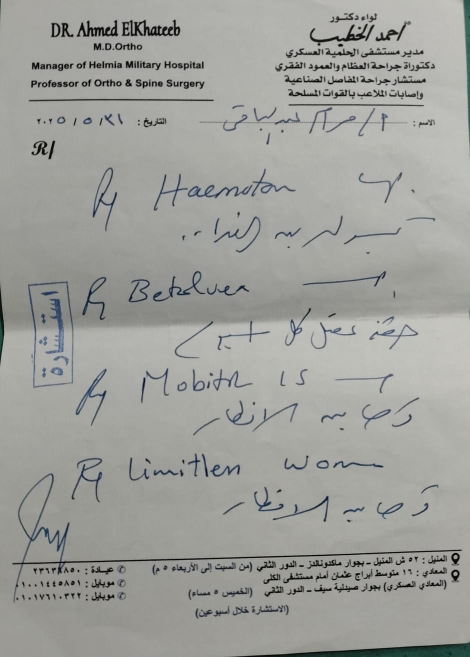
#> input picture data/images/AhmedElKhateeb.jpeg, 940 x 1314 px (shown at 1/2 size)
$ python -i orientation.py   (imports and definitions only)
#> lines starting #> are read from the running program, lines starting #| are printed output that depends on the picture; after the words box and inside, x2 and y2 are one past the last pixel; in counts of white or black regions, pixels touching at a corner belong together
"""Detect pages that were photographed or scanned sideways.

Text lines produce strong row-wise ink peaks when the page is upright. When the
page is turned 90 degrees the peaks move to the columns. Comparing the two tells
us whether a quarter turn is needed. Which way to turn (and whether the page is
upside down) cannot be known from ink geometry alone, so this module reports
the ambiguity and lets the caller break the tie, for example with recognition
confidence.
"""

from __future__ import annotations

from dataclasses import dataclass, field

import cv2
import numpy as np

_ANALYSIS_SIDE = 1000


@dataclass
class OrientationResult:
    k90: int  # counter-clockwise quarter turns to apply (0 or 1 by default)
    needs_rotation: bool
    ambiguous: bool  # a quarter turn is needed but clockwise vs counter-clockwise is a guess
    horizontal_score: float
    vertical_score: float
    notes: list[str] = field(default_factory=list)


def rotate_k90(image: np.ndarray, k: int) -> np.ndarray:
    """Rotate counter-clockwise by k quarter turns."""
    return np.ascontiguousarray(np.rot90(image, k % 4))


# [7 lines left out: function undo_rot90_point, not called in this run]


def detect_orientation(gray: np.ndarray, ratio: float = 1.5) -> OrientationResult:
    """Decide whether the text runs along rows (upright) or along columns (sideways).

    Text lines make the ink profile alternate between line and gap. That structure
    is measured inside the occupied text block only (margins and empty halves of a
    page say nothing about line direction) and after compensating for tilt, so a
    slightly rotated page is not mistaken for a sideways one.
    """
    binary = _ink(gray)
    if binary is None:
        return OrientationResult(0, False, False, 0.0, 0.0, ["too little ink to judge orientation"])
    horizontal = _line_structure(binary)
    vertical = _line_structure(np.ascontiguousarray(binary.T))
    if vertical > ratio * max(horizontal, 1e-9):
        return OrientationResult(
            k90=1,
            needs_rotation=True,
            ambiguous=True,
            horizontal_score=horizontal,
            vertical_score=vertical,
            notes=[
                "text lines run vertically; page looks turned by 90 degrees. "
                "Direction (clockwise or counter-clockwise) is a guess without a recognizer score."
            ],
        )
    return OrientationResult(0, False, False, horizontal, vertical)


_TILT_ANGLES = tuple(range(-24, 25, 3))


def _line_structure(binary: np.ndarray) -> float:
    """Best row-profile line structure over small tilts (higher = clearer horizontal lines)."""
    height, width = binary.shape
    center = (width / 2.0, height / 2.0)
    best = 0.0
    for angle in _TILT_ANGLES:
        if angle == 0:
            rotated = binary
        else:
            matrix = cv2.getRotationMatrix2D(center, angle, 1.0)
            rotated = cv2.warpAffine(binary, matrix, (width, height), flags=cv2.INTER_NEAREST)
        best = max(best, _block_peakiness(rotated.sum(axis=1)))
    return best


def _block_peakiness(profile: np.ndarray) -> float:
    """Squared coefficient of variation of the profile inside the occupied span."""
    peak = float(profile.max())
    if peak <= 0:
        return 0.0
    occupied = np.nonzero(profile > 0.02 * peak)[0]
    if len(occupied) < 8:
        return 0.0
    block = profile[occupied[0] : occupied[-1] + 1]
    mean = float(block.mean())
    return float(block.var() / (mean * mean)) if mean > 0 else 0.0


def _ink(gray: np.ndarray) -> np.ndarray | None:
    small = gray
    longest = max(gray.shape[:2])
    if longest > _ANALYSIS_SIDE:
        factor = _ANALYSIS_SIDE / longest
        small = cv2.resize(gray, (max(1, int(gray.shape[1] * factor)), max(1, int(gray.shape[0] * factor))), interpolation=cv2.INTER_AREA)
    blurred = cv2.GaussianBlur(small, (3, 3), 0)
    _threshold, binary = cv2.threshold(blurred, 0, 255, cv2.THRESH_BINARY_INV + cv2.THRESH_OTSU)
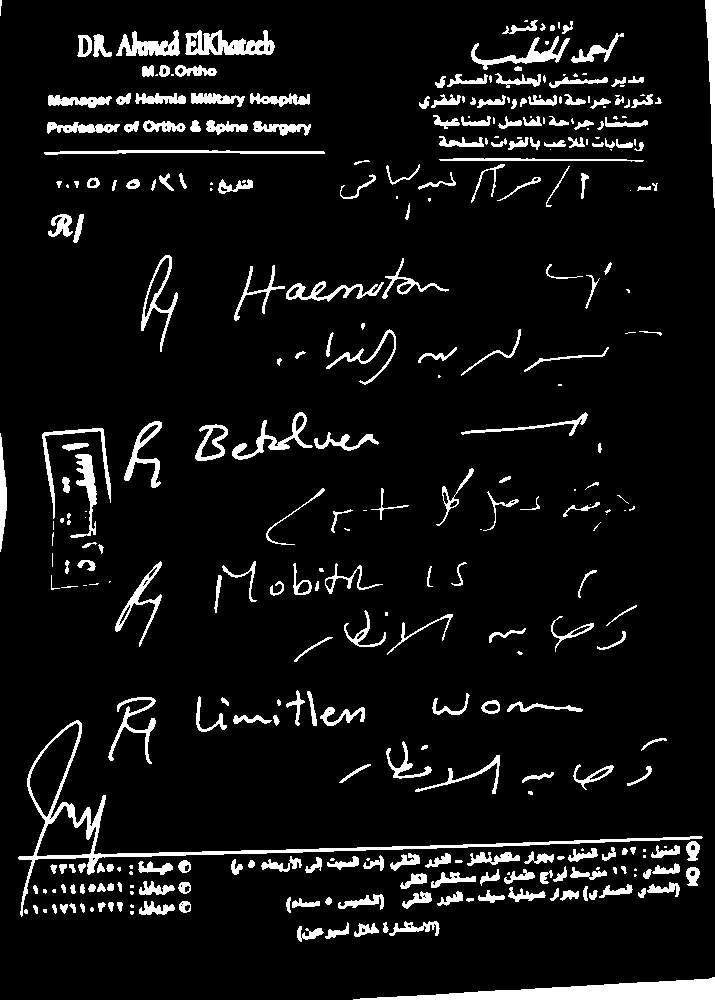
#> binary: shape (1000, 715); 7.4% white; 342 white regions (93 under 20 px), largest, box (x1, y1, x2, y2) and area: (18, 720, 703, 917) 4147, (353, 977, 715, 1000) 4143, (185, 30, 275, 55) 1302
    ink = (binary > 0).astype(np.uint8)
    if int(ink.sum()) < 40:
        return None
    return ink

>>> import cv2
>>> picture = cv2.imread('../data/images/AhmedElKhateeb.jpeg', cv2.IMREAD_GRAYSCALE)
>>> result = detect_orientation(picture)
#> the loop in _line_structure, `for angle in _TILT_ANGLES:` made 17 passes
#> (peak in _block_peakiness, mean in _block_peakiness, best) on passes 1 to 8: (104, 41.75, 0.209), (108, 42.61, 0.24), (121, 43.71, 0.304), (136, 44.92, 0.389), (138, 46.05, 0.45), (175, 46.81, 0.582), (191, 47.69, 0.776), (362, 49.55, 1.27)
#> pass 1, in _line_structure, `rotated = cv2.warpAffine(binary, matrix, (width, height), flags=cv2.IN..`:
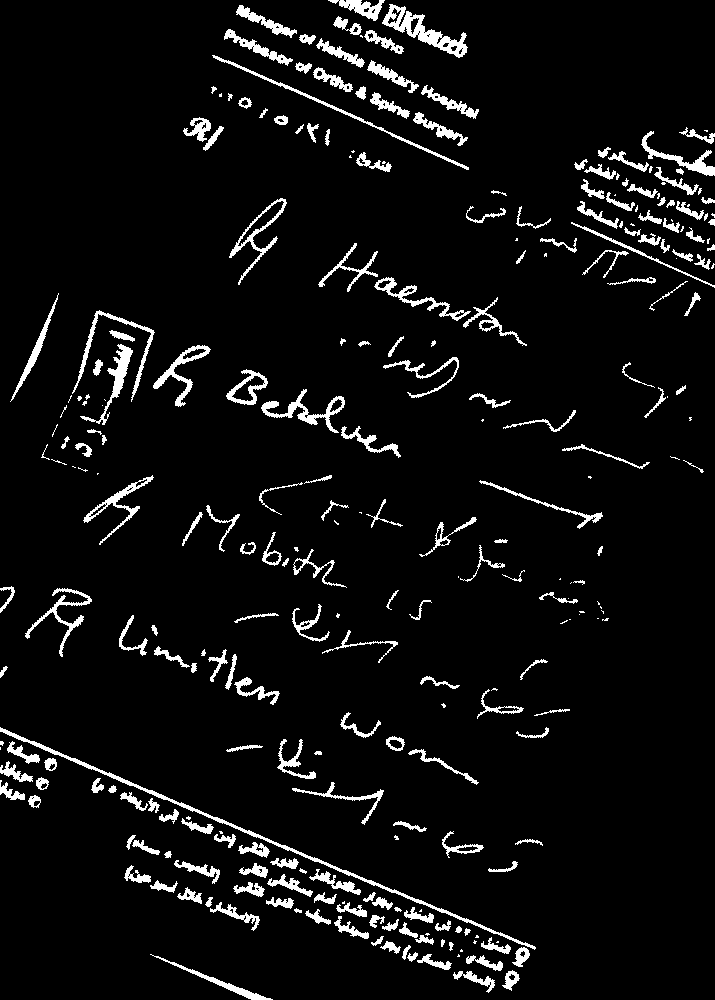
#> rotated: shape (1000, 715); values 0 (black) and 1 (white), 5.8% white; 279 white regions (72 under 20 px), largest, box (x1, y1, x2, y2) and area: (0, 727, 536, 950) 1930, (382, 4, 468, 58) 1304, (261, 389, 345, 433) 854
#> in detect_orientation, `horizontal = _line_structure(binary)`: horizontal = 1.5
#> the loop in _line_structure (call 2), `for angle in _TILT_ANGLES:` made 17 passes
#> (peak in _block_peakiness, mean in _block_peakiness, best) on passes 1 to 8: (129, 59.54, 0.145), (189, 61.44, 0.145), (140, 63.43, 0.145), (181, 65.54, 0.145), (172, 67.44, 0.145), (177, 69.45, 0.149), (176, 71.1, 0.149), (168, 72.51, 0.157)
#> pass 1, in _line_structure (call 2), `rotated = cv2.warpAffine(binary, matrix, (width, height), flags=cv2.IN..`:
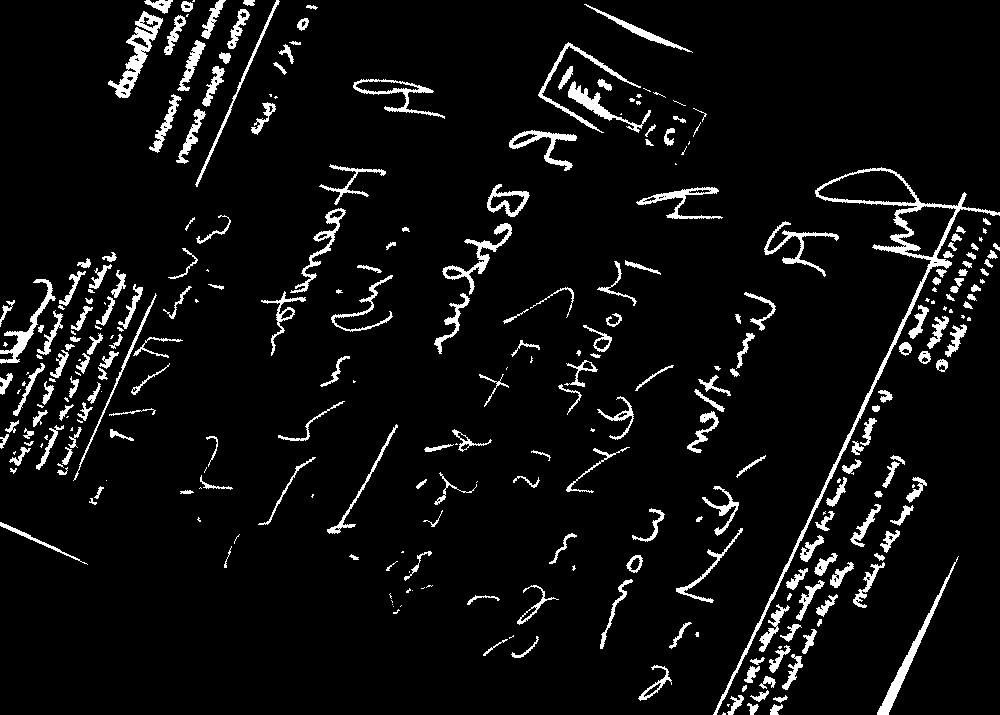
#> rotated: shape (715, 1000); values 0 (black) and 1 (white), 6% white; 303 white regions (85 under 20 px), largest, box (x1, y1, x2, y2) and area: (713, 167, 1000, 715) 3783, (108, 11, 163, 98) 1305, (877, 556, 959, 715) 1076
#> pass 3, in _line_structure (call 2), `rotated = cv2.warpAffine(binary, matrix, (width, height), flags=cv2.IN..`:
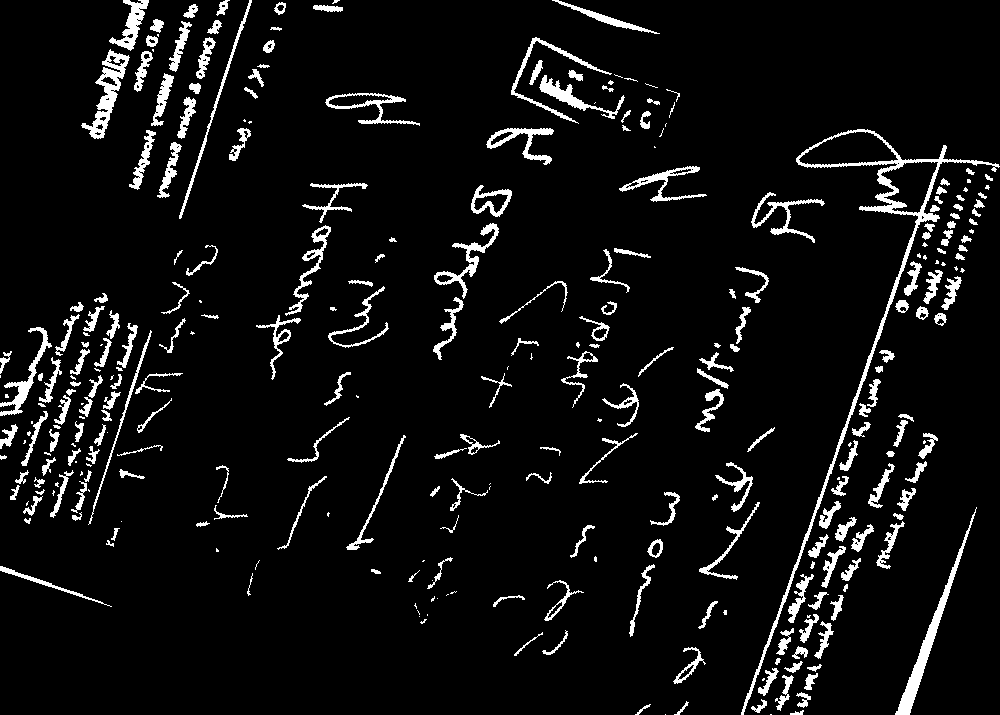
#> rotated: shape (715, 1000); values 0 (black) and 1 (white), 6.3% white; 309 white regions (80 under 20 px), largest, box (x1, y1, x2, y2) and area: (741, 129, 1000, 715) 3940, (895, 507, 977, 715) 1620, (81, 49, 130, 139) 1307
#> after the loop in _line_structure (call 2), `for angle in _TILT_ANGLES:`:
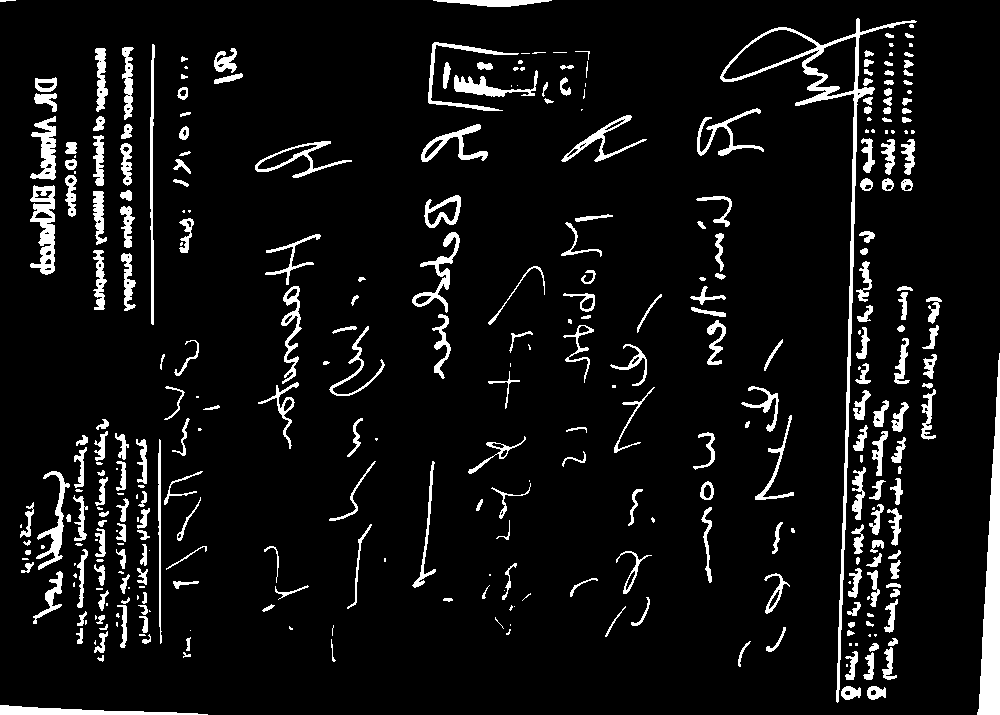
#> binary: shape (715, 1000); values 0 (black) and 1 (white), 7.4% white; 342 white regions (93 under 20 px), largest, box (x1, y1, x2, y2) and area: (720, 18, 917, 703) 4147, (977, 353, 1000, 715) 4143, (30, 185, 55, 275) 1302
#> in detect_orientation, `vertical = _line_structure(np.ascontiguousarray(binary.T))`: vertical = 0.215

$ run again, on data/images/DR_ElKhateeb.jpeg
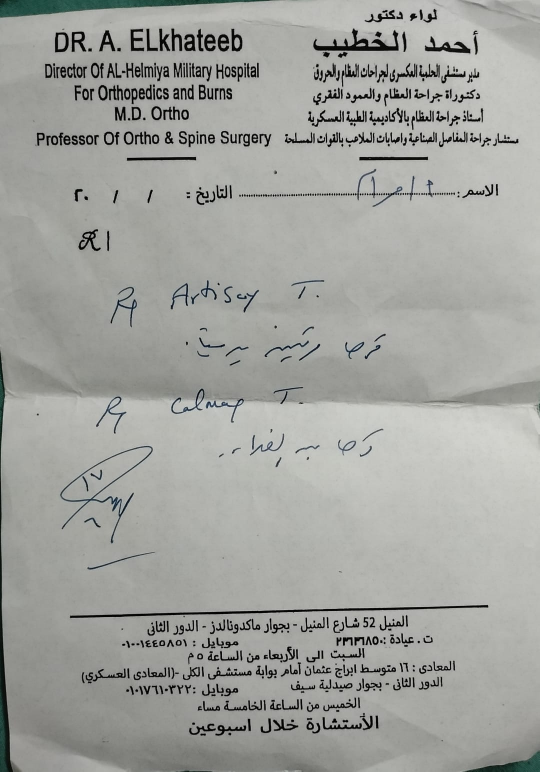
#> input picture data/images/DR_ElKhateeb.jpeg, 1079 x 1543 px (shown at 1/2 size)
#> in _ink, `_threshold, binary = cv2.threshold(blurred, 0, 255, cv2.THRESH_BINARY_..`:
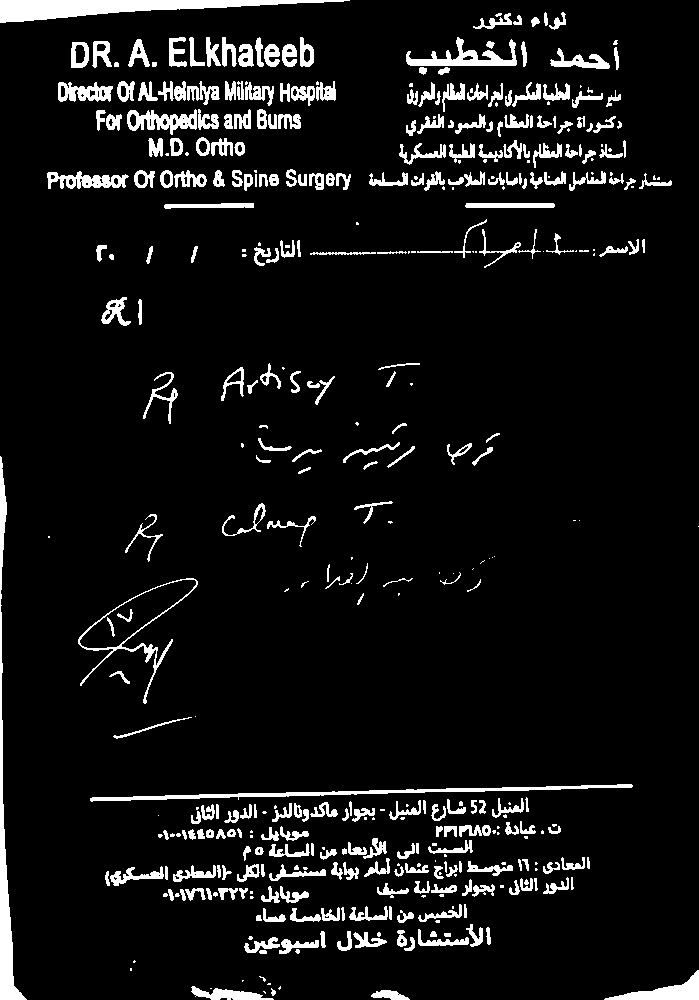
#> binary: shape (1000, 699); 7.4% white; 425 white regions (124 under 20 px), largest, box (x1, y1, x2, y2) and area: (0, 0, 350, 23) 3711, (0, 456, 27, 1000) 2927, (90, 784, 633, 802) 2016
#> the loop in _line_structure, `for angle in _TILT_ANGLES:` made 17 passes
#> (peak in _block_peakiness, mean in _block_peakiness, best) on passes 1 to 8: (124, 42.46, 0.495), (145, 42.73, 0.6), (164, 43.38, 0.68), (153, 43.87, 0.755), (175, 44.28, 0.838), (177, 44.48, 0.915), (211, 44.52, 1.11), (341, 45.23, 1.4)
#> horizontal = 2.09
#> the loop in _line_structure (call 2), `for angle in _TILT_ANGLES:` made 17 passes
#> (peak in _block_peakiness, mean in _block_peakiness, best) on passes 1 to 8: (118, 60.39, 0.145), (126, 61.74, 0.172), (123, 63.23, 0.19), (130, 64.84, 0.205), (153, 67.48, 0.205), (135, 68.13, 0.224), (151, 69.68, 0.233), (143, 71.49, 0.233)
#> after the loop in _line_structure (call 2), `for angle in _TILT_ANGLES:`:
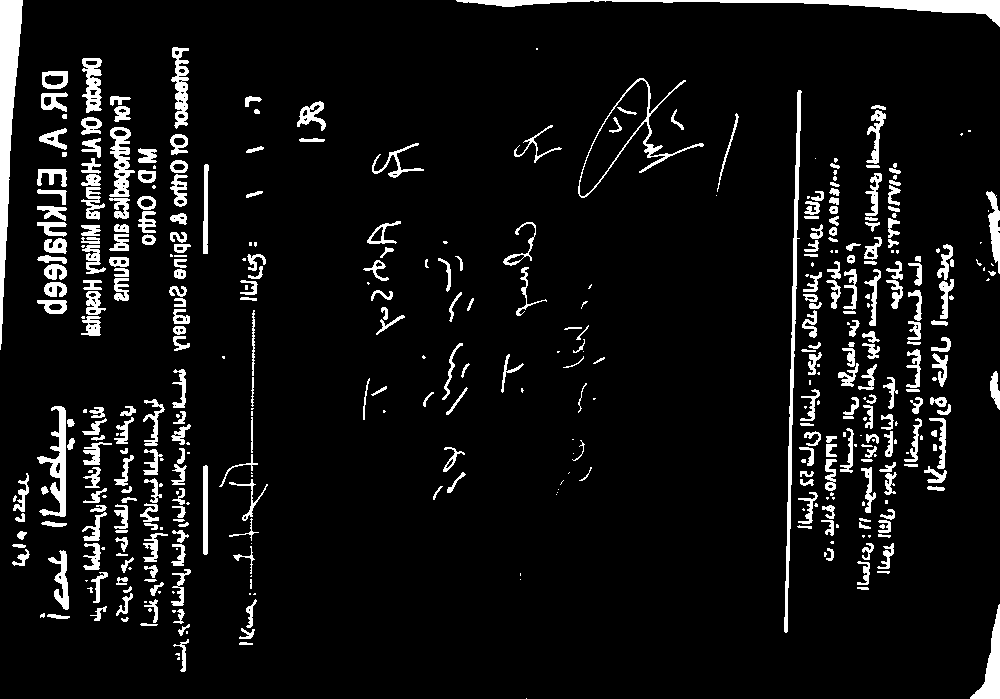
#> binary: shape (699, 1000); values 0 (black) and 1 (white), 7.4% white; 425 white regions (124 under 20 px), largest, box (x1, y1, x2, y2) and area: (0, 0, 23, 350) 3711, (456, 0, 1000, 27) 2927, (784, 90, 802, 633) 2016
#> vertical = 0.401
